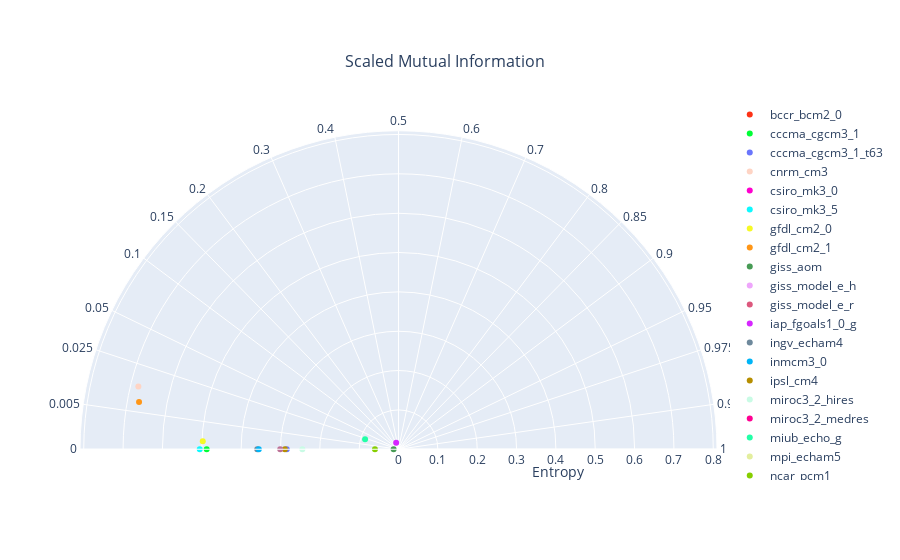

This figure's notebook cell:
### Code cell
chart_mi_res = chart_create_mid(df_dataset_1_mid, 'bccr_bcm2_0', string_type=string_type_mid)
chart_mi_res.show()

### Figure 1 — Plotly figure (JSON) as saved in the notebook; plotly's stock layout.template omitted (floating-point values rounded to 4 significant figures)
{"data": [{"marker": {"color": "#FD3216"}, "mode": "markers", "name": "bccr_bcm2_0", "r": [-0.517], "theta": [1.207e-06], "type": "scatterpolar"}, {"marker": {"color": "#00FE35"}, "mode": "markers", "name": "cccma_cgcm3_1", "r": [0.4875], "theta": [180], "type": "scatterpolar"}, {"marker": {"color": "#6A76FC"}, "mode": "markers", "name": "cccma_cgcm3_1_t63", "r": [0.2839], "theta": [180], "type": "scatterpolar"}, {"marker": {"color": "#FED4C4"}, "mode": "markers", "name": "cnrm_cm3", "r": [0.6801], "theta": [166.4], "type": "scatterpolar"}, {"marker": {"color": "#FE00CE"}, "mode": "markers", "name": "csiro_mk3_0", "r": [-0.03622], "theta": [80.35], "type": "scatterpolar"}, {"marker": {"color": "#0DF9FF"}, "mode": "markers", "name": "csiro_mk3_5", "r": [0.5051], "theta": [180], "type": "scatterpolar"}, {"marker": {"color": "#F6F926"}, "mode": "markers", "name": "gfdl_cm2_0", "r": [0.4978], "theta": [177.7], "type": "scatterpolar"}, {"marker": {"color": "#FF9616"}, "mode": "markers", "name": "gfdl_cm2_1", "r": [0.6703], "theta": [169.7], "type": "scatterpolar"}, {"marker": {"color": "#479B55"}, "mode": "markers", "name": "giss_aom", "r": [0.01245], "theta": [180], "type": "scatterpolar"}, {"marker": {"color": "#EEA6FB"}, "mode": "markers", "name": "giss_model_e_h", "r": [-0.3408], "theta": [140.4], "type": "scatterpolar"}, {"marker": {"color": "#DC587D"}, "mode": "markers", "name": "giss_model_e_r", "r": [-0.1136], "theta": [180], "type": "scatterpolar"}, {"marker": {"color": "#D626FF"}, "mode": "markers", "name": "iap_fgoals1_0_g", "r": [0.0174], "theta": [110.0], "type": "scatterpolar"}, {"marker": {"color": "#6E899C"}, "mode": "markers", "name": "ingv_echam4", "r": [0.359], "theta": [180], "type": "scatterpolar"}, {"marker": {"color": "#00B5F7"}, "mode": "markers", "name": "inmcm3_0", "r": [0.355], "theta": [180], "type": "scatterpolar"}, {"marker": {"color": "#B68E00"}, "mode": "markers", "name": "ipsl_cm4", "r": [0.2888], "theta": [180], "type": "scatterpolar"}, {"marker": {"color": "#C9FBE5"}, "mode": "markers", "name": "miroc3_2_hires", "r": [0.2443], "theta": [180], "type": "scatterpolar"}, {"marker": {"color": "#FF0092"}, "mode": "markers", "name": "miroc3_2_medres", "r": [-0.3302], "theta": [135.4], "type": "scatterpolar"}, {"marker": {"color": "#22FFA7"}, "mode": "markers", "name": "miub_echo_g", "r": [0.08862], "theta": [163.4], "type": "scatterpolar"}, {"marker": {"color": "#E3EE9E"}, "mode": "markers", "name": "mpi_echam5", "r": [-0.1654], "theta": [128.0], "type": "scatterpolar"}, {"marker": {"color": "#86CE00"}, "mode": "markers", "name": "ncar_pcm1", "r": [0.05987], "theta": [180], "type": "scatterpolar"}, {"marker": {"color": "#BC7196"}, "mode": "markers", "name": "ukmo_hadcm3", "r": [0.3006], "theta": [180], "type": "scatterpolar"}, {"marker": {"color": "#7E7DCD"}, "mode": "markers", "name": "ukmo_hadgem1", "r": [-0.5024], "theta": [145.6], "type": "scatterpolar"}], "layout": {"autosize": true, "polar": {"angularaxis": {"direction": "counterclockwise", "ticktext": [0, 0.005, 0.025, 0.05, 0.1, 0.15, 0.2, 0.3, 0.4, 0.5, 0.6, 0.7, 0.8, 0.85, 0.9, 0.95, 0.975, 0.995, 1], "tickvals": [180, 171.9, 161.8, 154.2, 143.1, 134.4, 126.9, 113.6, 101.5, 90, 78.46, 66.42, 53.13, 45.57, 36.87, 25.84, 18.19, 8.11, 0], "type": "linear"}, "radialaxis": {"autorange": false, "range": [0, 0.8095], "title": {"text": "Entropy"}, "type": "linear"}, "sector": [0, 180]}, "title": {"font": {"size": 16}, "text": "Scaled Mutual Information", "x": 0.494, "xanchor": "center", "y": 0.9, "yanchor": "top"}}}
